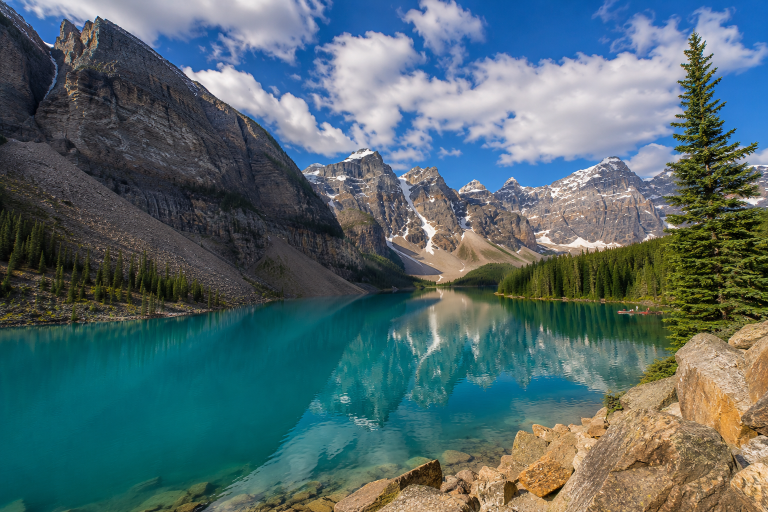
#> input picture DIP_Lab_02/my_image.png, 1536 x 1024 px (shown at 1/2 size)
$ jupyter execute lab02.ipynb   (shell and % lines are left out)
#> lines starting #> are read from the running program, lines starting #| are printed output that depends on the picture
### Installation of numpy, opencv-python, and matplotlib

### Imports Laibrary

[cell 1]
import cv2 as cv
import numpy as np
import matplotlib.pyplot as plt

print("OpenCV version:", cv.__version__)
print("NumPy version:", np.__version__)
print("Libraries imported successfully!")

### Loading The Dgital Image

[cell 2]
image_path = "my_image.png"

img = cv.imread(image_path)
#> img is the input picture: shape (1024, 1536, 3); mean B, G, R 108.8, 105.2, 82.5

if img is None:
    raise FileNotFoundError(
        f"Image not found: {image_path}"
    )

print("Image loaded successfully!")
print("Image shape:", img.shape)
#| Image shape: (1024, 1536, 3)
print("Image data type:", img.dtype)
#| Image data type: uint8

### Inspecting Image (Print the height, width, and number of channels)

[cell 3]
height, width, channels = img.shape
#> height = 1024; width = 1536; channels = 3

print("Image Height:", height)
#| Image Height: 1024
print("Image Width:", width)
#| Image Width: 1536
print("Number of Channels:", channels)
#| Number of Channels: 3

### Inspecting Image (Print the top-left and center pixels using [row, column] indexing.)

[cell 4]
print("Top-left pixel (BGR):", img[0, 0])
#| Top-left pixel (BGR): [131 117 105]

center_y = height // 2
#> center_y = 512
center_x = width // 2
#> center_x = 768

print("Center coordinates (row, column):",
      (center_y, center_x))
#| Center coordinates (row, column): (512, 768)

print("Center pixel (BGR):",
      img[center_y, center_x])
#| Center pixel (BGR): [64 50 38]

### Inspecting Image (Print the global minimum/maximum and per-channel minimum/maximum values)

[cell 5]
print("Global minimum:", img.min())
#| Global minimum: 0
print("Global maximum:", img.max())
#| Global maximum: 255

print("Per-channel minimum (B, G, R):",
      img.min(axis=(0, 1)))
#| Per-channel minimum (B, G, R): [0 0 0]

print("Per-channel maximum (B, G, R):",
      img.max(axis=(0, 1)))
#| Per-channel maximum (B, G, R): [255 255 255]

### Color Space Conversion

[cell 6]
rgb = cv.cvtColor(img, cv.COLOR_BGR2RGB)

gray = cv.cvtColor(img, cv.COLOR_BGR2GRAY)
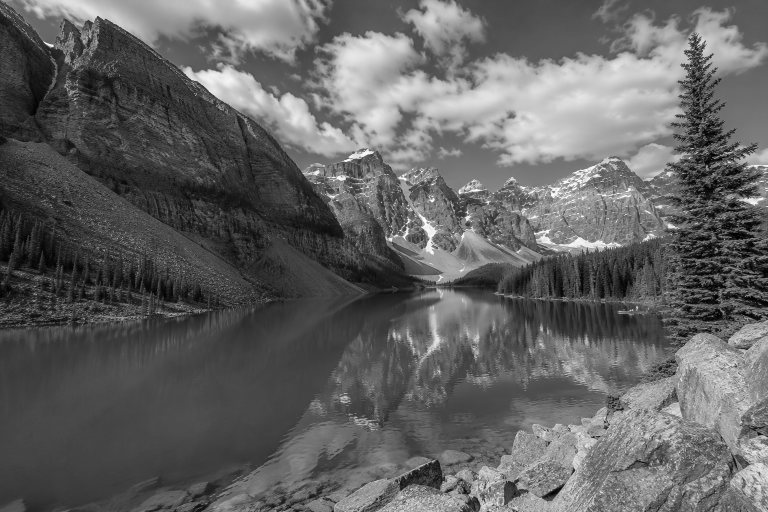
#> gray: shape (1024, 1536) (shown at 1/2 size); min 0, max 255, mean 98.9

red = rgb[:, :, 0]
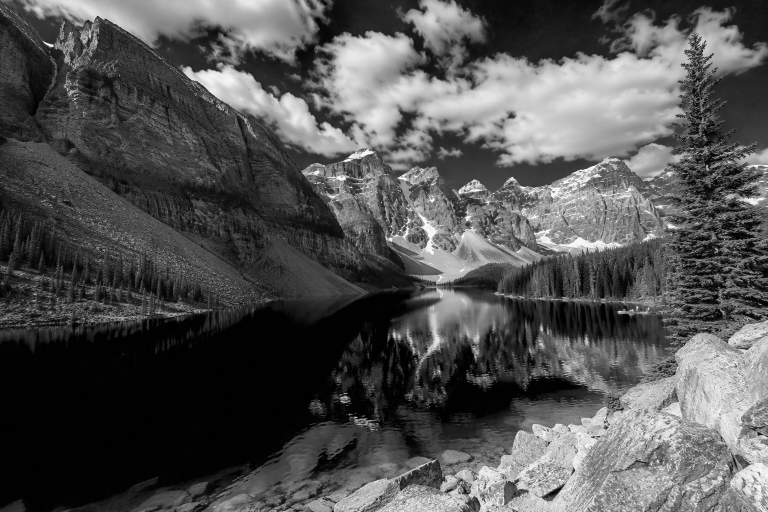
#> red: shape (1024, 1536) (shown at 1/2 size); min 0, max 255, mean 82.5
green = rgb[:, :, 1]
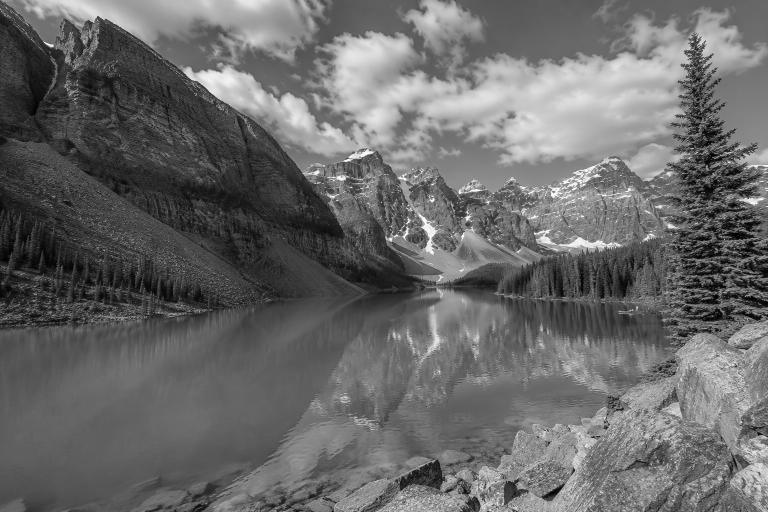
#> green: shape (1024, 1536) (shown at 1/2 size); min 0, max 255, mean 105.2
blue = rgb[:, :, 2]
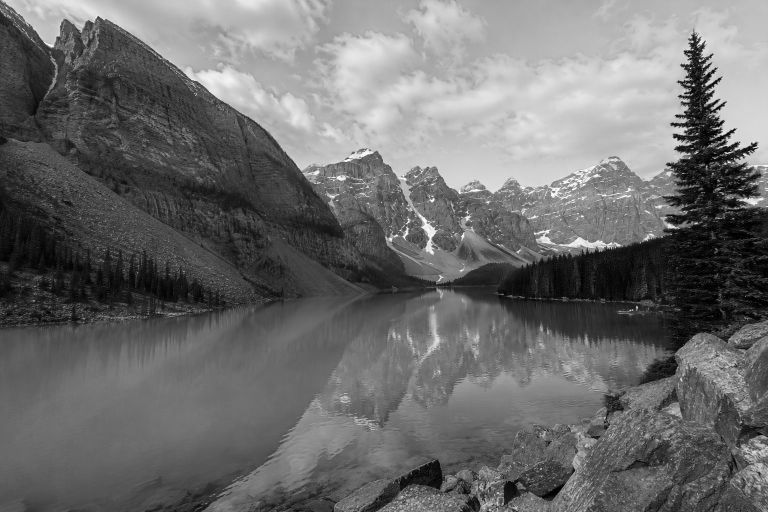
#> blue: shape (1024, 1536) (shown at 1/2 size); min 0, max 255, mean 108.8

print("RGB shape:", rgb.shape)
#| RGB shape: (1024, 1536, 3)
print("Grayscale shape:", gray.shape)
#| Grayscale shape: (1024, 1536)

### Extracting Individual Color Channels

[cell 7]
red = rgb[:, :, 0]
green = rgb[:, :, 1]
blue = rgb[:, :, 2]

print("Red Channel Shape:", red.shape)
#| Red Channel Shape: (1024, 1536)
print("Green Channel Shape:", green.shape)
#| Green Channel Shape: (1024, 1536)
print("Blue Channel Shape:", blue.shape)
#| Blue Channel Shape: (1024, 1536)

### Visualizing Original Image and Color Channels

[cell 8]
fig, axes = plt.subplots(2, 3, figsize=(14, 8))

axes[0, 0].imshow(rgb)
axes[0, 0].set_title("Original RGB")

axes[0, 1].imshow(red, cmap="gray")
axes[0, 1].set_title("Red Channel")

axes[0, 2].imshow(green, cmap="gray")
axes[0, 2].set_title("Green Channel")

axes[1, 0].imshow(blue, cmap="gray")
axes[1, 0].set_title("Blue Channel")

axes[1, 1].imshow(gray, cmap="gray")
axes[1, 1].set_title("Grayscale")

axes[1, 2].imshow(img)
axes[1, 2].set_title("Unconverted BGR Display")

for ax in axes.flat:
    ax.axis("off")

plt.tight_layout()
plt.show()
#> figure, not shown here; B, G, R data is drawn as R, G, B

### Extracting Center Pixel RGB and HEX Values

[cell 9]
height, width, channels = img.shape

center_y = height // 2
center_x = width // 2

print("Center Y:", center_y)
#| Center Y: 512
print("Center X:", center_x)
#| Center X: 768

center_rgb = rgb[center_y, center_x]
#> center_rgb = [38, 50, 64]

r, g, b = map(int, center_rgb)
#> r = 38; g = 50; b = 64

hex_color = f"#{r:02X}{g:02X}{b:02X}"
#> hex_color = '#263240'

print("Center pixel RGB:", (r, g, b))
#| Center pixel RGB: (38, 50, 64)
print("Center pixel HEX:", hex_color)
#| Center pixel HEX: #263240

### Image Cropping and Resizing

[cell 10]
y_start = (height - 100) // 2
#> y_start = 462
x_start = (width - 100) // 2
#> x_start = 718

crop_rgb = rgb[
    y_start:y_start + 100,
    x_start:x_start + 100
]
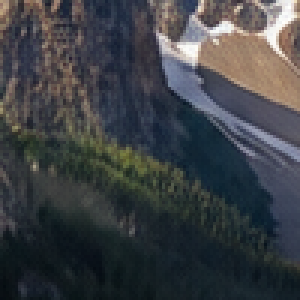
#> crop_rgb: shape (100, 100, 3) (shown 3 times larger); mean R, G, B 62, 65.1, 69.1

print("Crop shape:", crop_rgb.shape)
#| Crop shape: (100, 100, 3)

### Resizing the Cropped Image (200×200)

[cell 11]
resized_rgb = cv.resize(
    crop_rgb,
    (200, 200),
    interpolation=cv.INTER_LINEAR
)

print("Resized shape:", resized_rgb.shape)
#| Resized shape: (200, 200, 3)

### Comparing Original, Cropped, and Resized Images

[cell 12]
fig, axes = plt.subplots(1, 3, figsize=(13, 5))

axes[0].imshow(rgb)
axes[0].set_title("Original Image")

axes[1].imshow(crop_rgb)
axes[1].set_title("100 x 100 Crop")

axes[2].imshow(resized_rgb)
axes[2].set_title("200 x 200 Resized")

for ax in axes:
    ax.axis("off")

plt.tight_layout()
plt.show()

### Saving the Resized Image

[cell 13]
resized_bgr = cv.cvtColor(
    resized_rgb,
    cv.COLOR_RGB2BGR
)

saved = cv.imwrite(
    "resized_crop.png",
    resized_bgr
)

print("Image saved successfully:", saved)
#| Image saved successfully: True

### Grayscale Histogram

[cell 14]
gray_flat = gray.flatten()

plt.figure(figsize=(10, 5))

plt.hist(
    gray_flat,
    bins=256,
    range=(0, 256),
    color="gray"
)

plt.title("Grayscale Intensity Histogram")
plt.xlabel("Pixel Intensity (0 = Black, 255 = White)")
plt.ylabel("Number of Pixels")

plt.savefig(
    "grayscale_histogram.png",
    dpi=150,
    bbox_inches="tight"
)
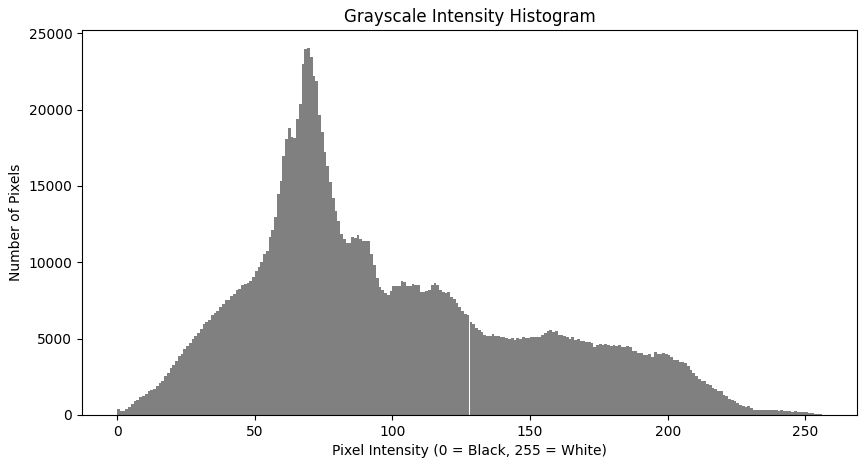
#> figure drawn by matplotlib, 1 panel; tallest bar 24009 high, from x = 69 to 70

plt.show()

print("Histogram saved successfully!")

### Bit Depth and Quantization

#### Generating an 8-Bit Grayscale Gradient

[cell 15]
gradient = np.arange(256, dtype=np.uint8)

gradient_image = np.tile(gradient, (50, 1))

print("Gradient shape:", gradient_image.shape)
print("Unique values:", len(np.unique(gradient)))

#### Quantizing Gradients to 1-Bit, 2-Bit, and 4-Bit

[cell 16]
def quantize_gradient(gradient, bits):
    levels = 2 ** bits

    quantized = np.round(
        gradient.astype(np.float32)
        * (levels - 1) / 255
    )

    quantized = np.round(
        quantized * 255 / (levels - 1)
    )

    return quantized.astype(np.uint8)


gradient_1bit = quantize_gradient(gradient, 1)
gradient_2bit = quantize_gradient(gradient, 2)
gradient_4bit = quantize_gradient(gradient, 4)

print("8-bit:", len(np.unique(gradient)))
print("1-bit:", len(np.unique(gradient_1bit)))
print("2-bit:", len(np.unique(gradient_2bit)))
print("4-bit:", len(np.unique(gradient_4bit)))

#### Visualizing Different Bit-Depth Gradients

[cell 17]
fig, axes = plt.subplots(4, 1, figsize=(12, 7))

gradients = [
    (gradient_image, "8-bit: 256 levels"),
    (np.tile(gradient_1bit, (30, 1)), "1-bit: 2 levels"),
    (np.tile(gradient_2bit, (30, 1)), "2-bit: 4 levels"),
    (np.tile(gradient_4bit, (30, 1)), "4-bit: 16 levels")
]

for ax, (data, title) in zip(axes, gradients):
    ax.imshow(
        data,
        cmap="gray",
        vmin=0,
        vmax=255,
        aspect="auto"
    )
    ax.set_title(title)
    ax.axis("off")

plt.tight_layout()
plt.show()
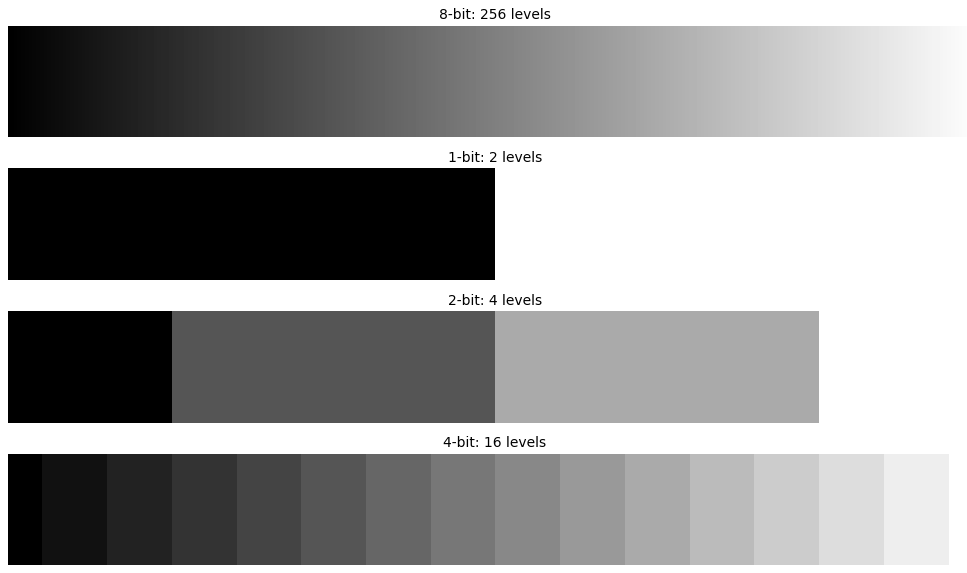
#> figure drawn by matplotlib, 4 panels
